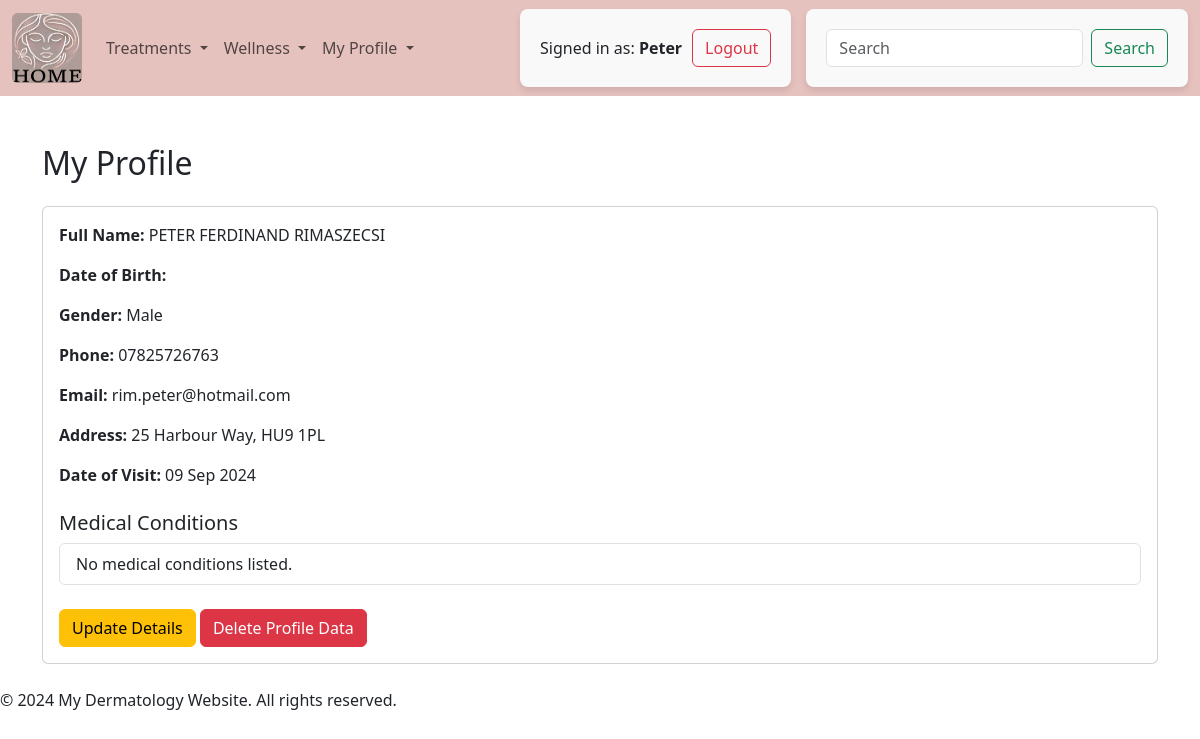
The page /my-details/ (signed in) on the database its author committed.
### client/models.py (models this page shows, shortened)
class Patient(models.Model):
    user = models.OneToOneField(User, on_delete=models.CASCADE)
    first_name = models.CharField(max_length=50)
    middle_name = models.CharField(max_length=50, blank=True, null=True)
    last_name = models.CharField(max_length=50)
    date_of_birth = models.DateField(null=True, blank=True)
    GENDER_CHOICES = [
        ('M', 'Male'),
        ('F', 'Female'),
    ]
    gender = models.CharField(max_length=1, choices=GENDER_CHOICES)
    phone = models.CharField(max_length=15)
    email = models.EmailField(default="default@example.com")
    house_number = models.CharField(max_length=10)
    street_name = models.CharField(max_length=100)
    post_code = models.CharField(max_length=10)
    medical_conditions = models.ManyToManyField(MedicalCondition, blank=True)
    date_of_visit = models.DateField(auto_now_add=True)

### client/views.py (the view)
# urls.py: path('my-details/', views.my_details, name='my_details'),
@login_required
def my_details(request):
    patient_qs = Patient.objects.filter(user=request.user)
    if not patient_qs.exists():
        return redirect('register_patient')
    patient = patient_qs.prefetch_related('medical_conditions').first()
    context = {
        'patient': patient,
        'medical_conditions': patient.medical_conditions.all(),
    }
    return render(request, 'client/my_details.html', context)

### client/templates/client/my_details.html
{% extends 'base.html' %}
{% block content %}
<div class="container">
  <h2 class="mt-4">My Profile</h2>
  {% if patient %}
  <div class="card mt-4 mb-4">
    <div class="card-body">
      <p>
        <strong>Full Name:</strong>
        {{ patient.first_name }}
        {% if patient.middle_name %} {{ patient.middle_name }} {% endif %}
        {{ patient.last_name }}
      </p>
      <p><strong>Date of Birth:</strong> {{ patient.date_of_birth|date:"d M Y" }}</p>
      <p><strong>Gender:</strong> {{ patient.get_gender_display }}</p>
      <p><strong>Phone:</strong> {{ patient.phone }}</p>
      <p><strong>Email:</strong> {{ patient.email }}</p>
      <p>
        <strong>Address:</strong>
        {{ patient.house_number }} {{ patient.street_name }}, {{ patient.post_code }}
      </p>
      <p><strong>Date of Visit:</strong> {{ patient.date_of_visit|date:"d M Y" }}</p>
      <h5 class="mt-4">Medical Conditions</h5>
      <ul class="list-group mt-2">
        {% for condition in medical_conditions %}
        <li class="list-group-item">{{ condition.condition_name }}</li>
        {% empty %}
        <li class="list-group-item">No medical conditions listed.</li>
        {% endfor %}
      </ul>
      <div class="mt-4">
        <a href="{% url 'update_patient' patient.id %}" class="btn btn-warning">Update Details</a>
        <a href="{% url 'delete_patient' patient.id %}" class="btn btn-danger">Delete Profile Data</a>
      </div>
    </div>
  </div>
  {% else %}
  <div class="alert alert-warning mt-4">
    No patient details found. Please register as a patient.
  </div>
  <a href="{% url 'register_patient' %}" class="btn btn-primary">Register</a>
  {% endif %}
</div>
{% endblock %}

### templates/base.html (shortened to what this page needs)
{% load static %}
<!DOCTYPE html>
<html lang="en">
  <head>
    {% block corecss %}
    <link
      href="https://cdn.jsdelivr.net/npm/bootstrap@5.3.3/dist/css/bootstrap.min.css"
      rel="stylesheet"
/>
    <link rel="stylesheet" href="{% static 'css\style.css' %}" />
    {% endblock corecss %}{% block extracss %}{% endblock extracss %}
  </head>
  <body>
    <header class="fixed-top">
      <nav id="navbar" class="navbar navbar-expand-lg bg-body-tertiary">
        <div class="container-fluid">
          <a class="navbar-brand" href="{% url 'home' %}"
            ><img
              src="{% static 'images/home_button.png' %}"
              alt="Home"
              style="height: 70px; width: 70px; border-radius: 8%"
          /></a>
          <div class="collapse navbar-collapse" id="navbarSupportedContent">
            <ul class="navbar-nav me-auto mb-2 mb-lg-0">
              <li class="nav-item dropdown">
                <a
                  class="nav-link dropdown-toggle"
                  href="#"
                  role="button"
                  data-bs-toggle="dropdown"
                  aria-expanded="false"
                >
                  Treatments
                </a>
              </li>
              <li class="nav-item dropdown">
                <a
                  class="nav-link dropdown-toggle"
                  href="#"
                  role="button"
                  data-bs-toggle="dropdown"
                  aria-expanded="false"
                >
                  Wellness
                </a>
              </li>
              <li class="nav-item dropdown">
                <a
                  class="nav-link dropdown-toggle"
                  href="#"
                  role="button"
                  data-bs-toggle="dropdown"
                  aria-expanded="false"
                >
                  My Profile
                </a>
              </li>
            </ul>
            <ul class="navbar-nav ms-auto mb-2 mb-lg-0">
              {% if user.is_authenticated %}
              <li class="nav-item">
                <form method="POST" action="{% url 'logout' %}">
                  <div class="user-info-container">
                    <div>
                      <p>Signed in as: <strong>{{ user.username }}</strong></p>
                    </div>
                    <button class="btn btn-outline-danger" type="submit">
                      Logout
                    </button>
                  </div>
                </form>
              </li>
              {% endif %}
            </ul>
            <form class="d-flex search-box" role="search">
              <input
                class="form-control me-2"
                type="search"
                placeholder="Search"
                aria-label="Search"
              />
              <button class="btn btn-outline-success" type="submit">
                Search
              </button>
            </form>
          </div>
        </div>
      </nav>
    </header>
    <main>
      <br />
      <br />
      <br />
      <br />
      <br />
      {% block content %} {% endblock %}
    </main>
    <footer>
      <p>&copy; 2024 My Dermatology Website. All rights reserved.</p>
    </footer>
  </body>
</html>

### static/css/style.css (style rules this page uses)
#navbar { background-color: #e6c2bf !important; }
form { background-color: #f9f9f9; padding: 20px; border-radius: 8px; box-shadow: 0 4px 6px rgba(0, 0, 0, 0.1); }
button { background-color: #007bff; border: none; border-radius: 4px; }
.user-info-container { display: flex; align-items: center; gap: 10px; }
.user-info-container div { display: flex; align-items: center; }
.user-info-container p { border: 0; margin: 0; }
.search-box { margin-left: 15px; }

### rows shown on the page
Patient: first_name "PETER", middle_name "FERDINAND", last_name "RIMASZECSI", gender "Male", phone "07825726763", email "rim.peter@hotmail.com", house_number "25", street_name "Harbour Way", post_code "HU9 1PL", date_of_visit "09 Sep 2024"

### other values the page prints
{{ user.username }} "Peter"
